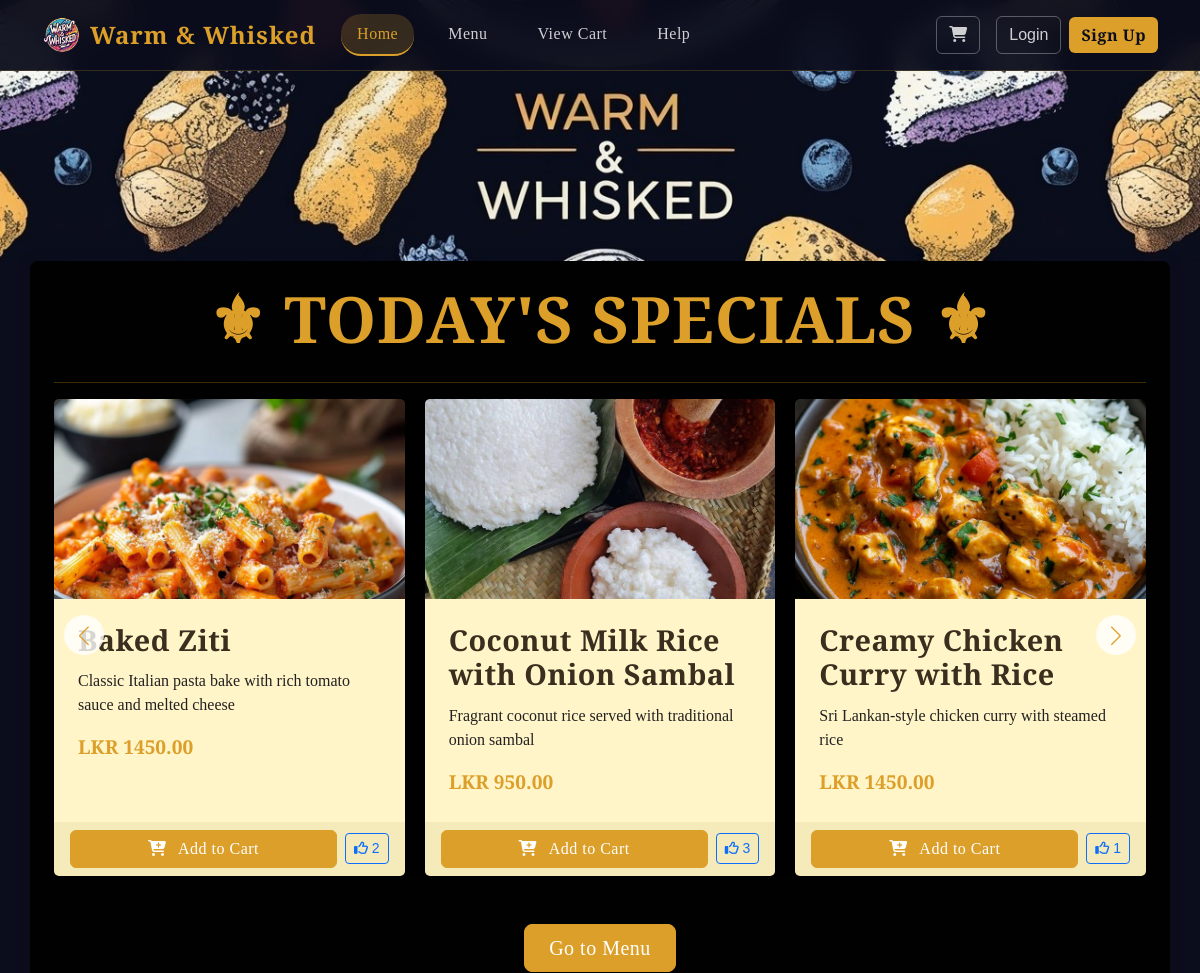
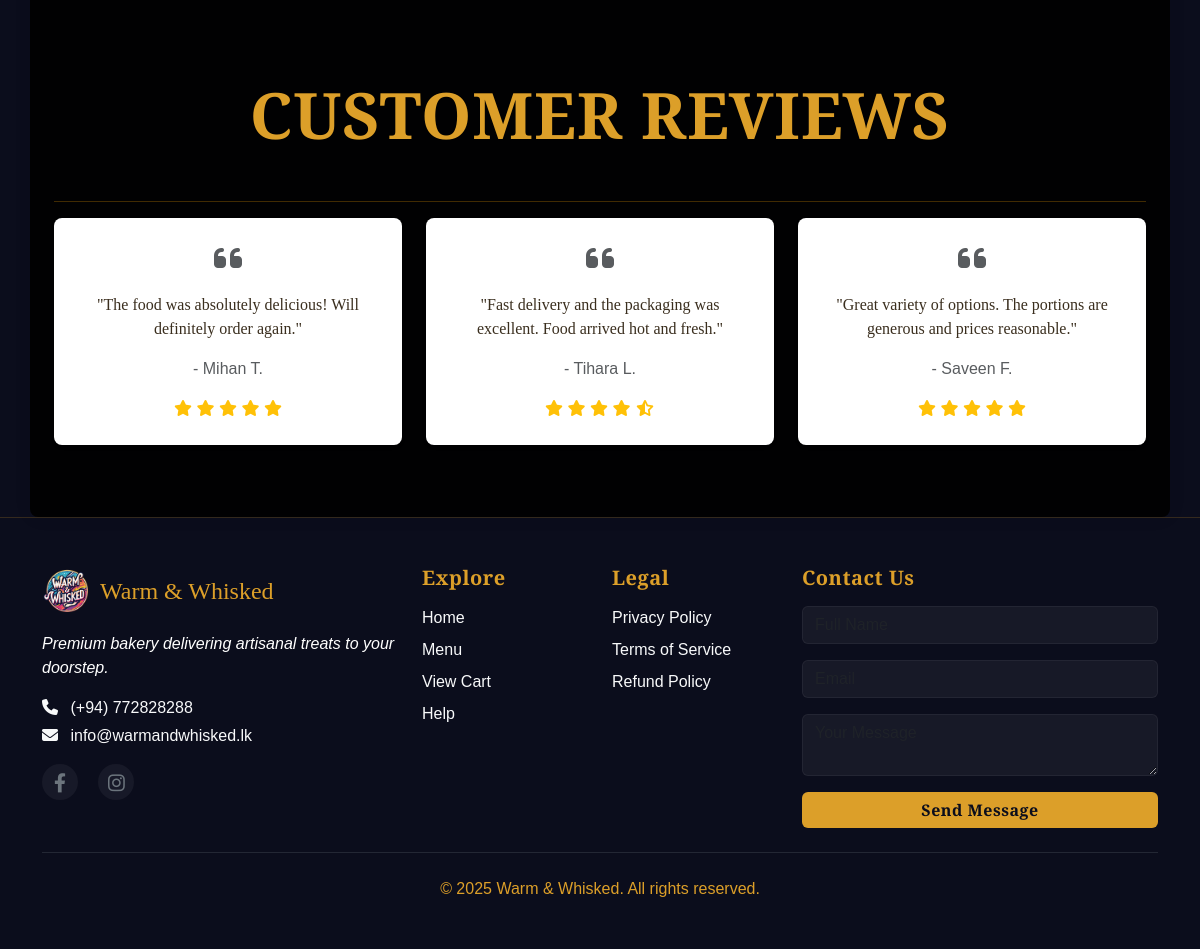
The page / on the database its author committed (2 pictures, top to bottom).
### orders/models.py (models this page shows, shortened)
class MenuItem(models.Model):
    CATEGORY_CHOICES = [
        ('MAIN', 'Main Dishes'),
        ('RICE', 'Rice & Curry'),
        ('SAND', 'Sandwiches'),
        ('SIDE', 'Sides'),
    ]
    MEAT_CHOICES = [
        ('VEG', 'Vegetarian'),
        ('CHK', 'Chicken'),
        ('BEF', 'Beef'),
        ('PRK', 'Pork'),
        ('FIS', 'Fish'),
    ]
    name = models.CharField(max_length=100)
    description = models.TextField()
    price = models.DecimalField(max_digits=8, decimal_places=2)
    category = models.CharField(max_length=4, choices=CATEGORY_CHOICES)
    meat_category = models.CharField(
        max_length=3,
        choices=MEAT_CHOICES,
        default='VEG'
    )
    image = models.CharField(max_length=100)
    is_special = models.BooleanField(default=False)
    available = models.BooleanField(default=True)
    created_at = models.DateTimeField(auto_now_add=True)
    likes = models.ManyToManyField(User, related_name='liked_items', blank=True)
    @property
    def like_count(self):
        return self.likes.count()

### orders/views.py (the view)
# urls.py: path('', views.home, name='home'),
def home(request):
    specials = MenuItem.objects.filter(is_special=True)
    categories = MenuItem.CATEGORY_CHOICES
    return render(request, 'orders/pages/home.html', {
        'specials': specials,
        'categories': categories
    })

### orders/templates/orders/pages/home.html (shortened to what this page needs)
{% extends 'orders/pages/base.html' %}
{% load static %}
{% block hero_section %}
<div class="hero-container">
    <img src="{% static 'images/hero_3.jpg' %}" alt="Hero Image" class="hero-img">
</div>
{% endblock %}
{% block content %}
<div class="container mt-0">
    <h3 class="text-center mb-4" style="font-family: 'Cormorant Garamond';
    font-weight: 600;
    font-size: 4rem;
    color: #dc9f29;
    letter-spacing: 1px;
    text-align: center;
    margin: 0 0 15px;
    text-transform: uppercase;
    " > ⚜ Today's Specials ⚜ </h3><hr>
    <div class="position-relative">
        <div class="swiper specials-swiper">
            <div class="swiper-wrapper">
                {% for item in specials %}
                <div class="swiper-slide">
                    <div class="card shadow h-100" style="background-color: #fff5c8; border: none">
                        <img src="{% static item.image %}" class="card-img-top img-fluid" style="height: 200px; object-fit: cover;" alt="{{ item.name }}">
                        <div class="card-body">
                            <h5 class="card-title">{{ item.name }}</h5>
                            <p class="card-text" style="color: #232121; flex-grow: 1;">
                                {{ item.description }}
                            </p>
                            <div style="font-family: 'Cormorant', serif;
                                font-weight: 400;
                                font-size: 1.2rem;
                                line-height: 1.5;
                                color: #dc9f29;
                                margin-top: auto;">
                                <strong>LKR {{ item.price }}</strong>
                            </div>
                        </div>
                        <div class="card-footer border-0 d-flex justify-content-between align-items-center" style="background-color: #f5eab9;">
                            {% if user.is_authenticated %}
                                <form action="{% url 'add_to_cart' item_id=item.id %}" method="post" class="me-2 mb-0 flex-grow-1">
                                    {% csrf_token %}
                                    <button type="submit" class="btn btn-primary w-100">
                                        <i class="fas fa-cart-plus me-2" ></i> Add to Cart
                                    </button>
                                </form>
                                <button class="btn btn-sm like-btn {% if item.is_liked %}btn-primary{% else %}btn-outline-primary{% endif %}"
                                        data-item-id="{{ item.id }}">
                                    <i class="far fa-thumbs-up"></i>
                                    <span class="like-count">{{ item.like_count }}</span>
                                </button>
                            {% else %}
                                <form action="{% url 'login' %}?next={{ request.path }}" method="get" class="me-2 mb-0 flex-grow-1">
                                    <button type="submit" class="btn btn-primary w-100">
                                        <i class="fas fa-cart-plus me-2"></i> Add to Cart
                                    </button>
                                </form>
                                <a href="{% url 'login' %}?next={{ request.path }}"
                                   class="btn btn-sm {% if item.is_liked %}btn-primary{% else %}btn-outline-primary{% endif %}">
                                    <i class="far fa-thumbs-up"></i>
                                    <span class="like-count">{{ item.like_count }}</span>
                                </a>
                            {% endif %}
                        </div>
                    </div>
                </div>
                {% endfor %}
            </div>
            <div class="swiper-button-next"></div>
            <div class="swiper-button-prev"></div>
        </div>
    </div>
</div><br>
<br>
<section class="order-now py-5">
    <div class="container text-center">
        <a href="{% url 'orders' %}" class="btn btn-primary btn-lg px-4">Go to Menu</a>
    </div>
</section>
<section class="py-5">
    <div class="container">
        <h2 class="text-center mb-5" style="padding-top: 10px;
        font-family: 'Cormorant Garamond';
        font-weight: 600;
        font-size: 4rem;
        color: #dc9f29;
        letter-spacing: 1px;
        text-align: center;
        margin: 20px 0 15px;
        text-transform: uppercase;
        " >Customer Reviews</h2><hr>
        <div class="row">
            <div class="col-md-4 mb-4">
                <div class="card h-100 border-0 shadow-sm">
                    <div class="card-body text-center">
                        <div class="mb-3">
                            <i class="fas fa-quote-left fa-2x text-muted"></i>
                        </div>
                        <p class="card-text">"The food was absolutely delicious! Will definitely order again."</p>
                        <p class="text-muted">- Mihan T.</p>
                        <div class="text-warning">
                            <i class="fas fa-star"></i>
                            <i class="fas fa-star"></i>
                            <i class="fas fa-star"></i>
                            <i class="fas fa-star"></i>
                            <i class="fas fa-star"></i>
                        </div>
                    </div>
                </div>
            </div>
            <div class="col-md-4 mb-4">
                <div class="card h-100 border-0 shadow-sm">
                    <div class="card-body text-center">
                        <div class="mb-3">
                            <i class="fas fa-quote-left fa-2x text-muted"></i>
                        </div>
                        <p class="card-text">"Fast delivery and the packaging was excellent. Food arrived hot and fresh."</p>
                        <p class="text-muted">- Tihara L.</p>
                        <div class="text-warning">
                            <i class="fas fa-star"></i>
                            <i class="fas fa-star"></i>
                            <i class="fas fa-star"></i>
                            <i class="fas fa-star"></i>
                            <i class="fas fa-star-half-alt"></i>
                        </div>
                    </div>
                </div>
            </div>
            <div class="col-md-4 mb-4">
                <div class="card h-100 border-0 shadow-sm">
                    <div class="card-body text-center">
                        <div class="mb-3">
                            <i class="fas fa-quote-left fa-2x text-muted"></i>
                        </div>
                        <p class="card-text">"Great variety of options. The portions are generous and prices reasonable."</p>
                        <p class="text-muted">- Saveen F.</p>
                        <div class="text-warning">
                            <i class="fas fa-star"></i>
                            <i class="fas fa-star"></i>
                            <i class="fas fa-star"></i>
                            <i class="fas fa-star"></i>
                            <i class="fas fa-star"></i>
                        </div>
                    </div>
                </div>
            </div>
        </div>
    </div>
</section>
{% endblock %}
{% block extra_js %}
<link rel="stylesheet" href="https://cdn.jsdelivr.net/npm/swiper@11/swiper-bundle.min.css" />
{% endblock %}

### orders/static/orders/css/style.css (style rules this page uses)
body { font-family: 'Arial', sans-serif; background-color: #0b0d1c; color: #212529; margin: 0; padding: 0; }
.hero-container { position: relative; width: 100%;/ margin-bottom: 0; }
.hero-img { width: 100%; height: 100%; object-fit: cover; object-position: center; }
.btn-primary { background-color: #0d6efd; border-color: #0d6efd; }
.btn-outline-primary { color: #0d6efd; border-color: #0d6efd; }
.card { border: 1px solid #e0e0e0; border-radius: 8px; }
.card-body { padding: 1.5rem; }
section.py-5 { padding-top: 0 !important; }
hr { border-color: #ffa800; }
.card-title { font-family: 'Cormorant Garamond', serif; font-weight: 600; font-size: 1.8rem; color: #3a2e1e; letter-spacing: 0.5px; margin-bottom: 0.75rem; }
.card-text { font-family: 'Cormorant', serif; font-weight: 400; font-size: 1rem; line-height: 1.5; color: #3a2e1e; }
.card { transition: all 0.3s ease; box-shadow: 0 4px 15px rgba(0, 0, 0, 0.1); }
.btn-primary { background-color: #dc9f29; border-color: #dc9f29; color: #fff; font-family: 'Cormorant', serif; font-weight: 500; letter-spacing: 0.5px; }

### rows shown on the page
MenuItem: image (picture), name "Baked Ziti", description "Classic Italian pasta bake with rich tomato sauce and melted cheese", price "1450.00", like_count "2"
MenuItem: image (picture), name "Coconut Milk Rice with Onion Sambal", description "Fragrant coconut rice served with traditional onion sambal", price "950.00", like_count "3"
MenuItem: image (picture), name "Creamy Chicken Curry with Rice", description "Sri Lankan-style chicken curry with steamed rice", price "1450.00", like_count "1"
